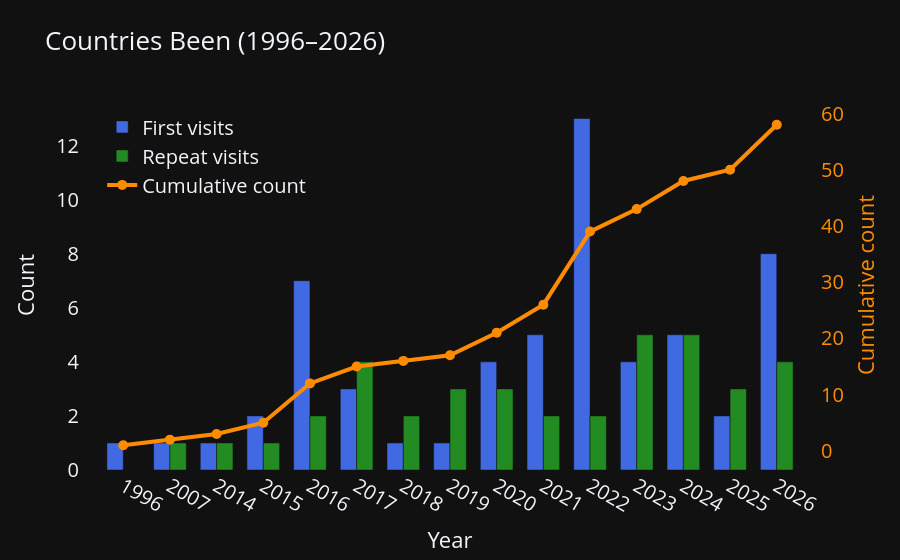

Notebook source saved alongside this figure:
### Code cell
df_verbose = pd.read_excel('../data/trips_verbose.xlsx', skiprows=1)

# Split into been vs planned relative to today (straddling trips classified by larger portion)
df_verbose_been, df_verbose_planned = split_been_planned(df_verbose, today=TODAY)

df = transform_verbose_to_calendar(df_verbose_been, save=False)
df = df[df['country'] != 'All']

if len(df_verbose_planned) > 0:
    df_planned = transform_verbose_to_calendar(df_verbose_planned, save=False)
    df_planned = df_planned[df_planned['country'] != 'All']
else:
    df_planned = None

plot_bar_time_series(
    df, 
    select_type='travel', 
    time_period='year', 
    title='Countries Been', 
    save_path='../attachments/bar_time_series.html',
    #save_path=None
    )

### Figure 1 — Plotly figure (JSON) as saved in the notebook; plotly's stock layout.template omitted (floating-point values rounded to 4 significant figures)
{"data": [{"customdata": ["1. China", "1. Singapore", "1. Hong Kong", "1. Türkiye<br>2. United States", "1. Canada<br>2. Colombia<br>3. Cuba<br>4. Dominican Republic<br>5. Ecuador<br>6. Mexico<br>7. Russian Federation", "1. Chile<br>2. Japan<br>3. Peru", "1. United Kingdom", "1. Tunisia", "1. Belarus<br>2. Italy<br>3. Sweden<br>4. Vatican City State (Holy See)", "1. Austria<br>2. Denmark<br>3. Germany<br>4. Greece<br>5. Serbia", "1. Armenia<br>2. Azerbaijan<br>3. Belgium<br>4. Georgia<br>5. Latvia<br>6. Lithuania<br>7. Netherlands<br>8. Norway<br>9. Poland<br>10. Portugal<br>11. Romania<br>12. Switzerland<br>13. United Arab Emirates", "1. Bulgaria<br>2. Estonia<br>3. Finland<br>4. France", "1. Malta<br>2. Qatar<br>3. Slovakia<br>4. South Africa<br>5. Spain", "1. Malaysia<br>2. Thailand", "1. Albania<br>2. Bosnia and Herzegovina<br>3. Croatia<br>4. Czechia<br>5. Hungary<br>6. Montenegro<br>7. North Macedonia<br>8. Slovenia"], "hovertemplate": "%{customdata}<extra></extra>", "marker": {"color": "royalblue"}, "name": "First visits", "offsetgroup": "0", "type": "bar", "x": ["1996", "2007", "2014", "2015", "2016", "2017", "2018", "2019", "2020", "2021", "2022", "2023", "2024", "2025", "2026"], "y": [1.0, 1.0, 1.0, 2.0, 7.0, 3.0, 1.0, 1.0, 4.0, 5.0, 13.0, 4.0, 5.0, 2.0, 8.0]}, {"customdata": [null, "1. China", "1. China", "1. China", "1. China<br>2. United States", "1. Canada<br>2. China<br>3. Mexico<br>4. United States", "1. Canada<br>2. United States", "1. China<br>2. Russian Federation<br>3. United Kingdom", "1. China<br>2. Türkiye<br>3. United Kingdom", "1. Sweden<br>2. Türkiye", "1. Denmark<br>2. Sweden", "1. Belgium<br>2. Denmark<br>3. Latvia<br>4. Norway<br>5. Sweden", "1. Austria<br>2. Bulgaria<br>3. Italy<br>4. Sweden<br>5. Switzerland", "1. China<br>2. Qatar<br>3. Sweden", "1. Austria<br>2. Bulgaria<br>3. Germany<br>4. Sweden"], "hovertemplate": "%{customdata}<extra></extra>", "marker": {"color": "forestgreen"}, "name": "Repeat visits", "offsetgroup": "1", "type": "bar", "x": ["1996", "2007", "2014", "2015", "2016", "2017", "2018", "2019", "2020", "2021", "2022", "2023", "2024", "2025", "2026"], "y": [0.0, 1.0, 1.0, 1.0, 2.0, 4.0, 2.0, 3.0, 3.0, 2.0, 2.0, 5.0, 5.0, 3.0, 4.0]}, {"hovertemplate": "Year: %{x}<br>Cumulative: %{y}<extra></extra>", "line": {"color": "darkorange", "width": 4}, "marker": {"color": "darkorange", "size": 10}, "mode": "lines+markers", "name": "Cumulative count", "type": "scatter", "x": ["1996", "2007", "2014", "2015", "2016", "2017", "2018", "2019", "2020", "2021", "2022", "2023", "2024", "2025", "2026"], "y": [1.0, 2.0, 3.0, 5.0, 12.0, 15.0, 16.0, 17.0, 21.0, 26.0, 39.0, 43.0, 48.0, 50.0, 58.0], "yaxis": "y2"}], "layout": {"bargap": 0.3, "barmode": "group", "font": {"size": 20}, "hoverlabel": {"font": {"size": 20}}, "legend": {"font": {"size": 20}, "x": 0.03, "y": 0.98}, "title": {"font": {"size": 26}, "text": "Countries Been (1996–2026)"}, "xaxis": {"showgrid": false, "tickfont": {"size": 20}, "title": {"font": {"size": 22}, "text": "Year"}, "zeroline": false}, "yaxis": {"showgrid": false, "tickfont": {"size": 20}, "title": {"font": {"size": 22}, "text": "Count"}, "zeroline": false}, "yaxis2": {"overlaying": "y", "showgrid": false, "side": "right", "tickfont": {"color": "darkorange", "size": 20}, "title": {"font": {"color": "darkorange", "size": 22}, "text": "Cumulative count"}, "zeroline": false}}}
